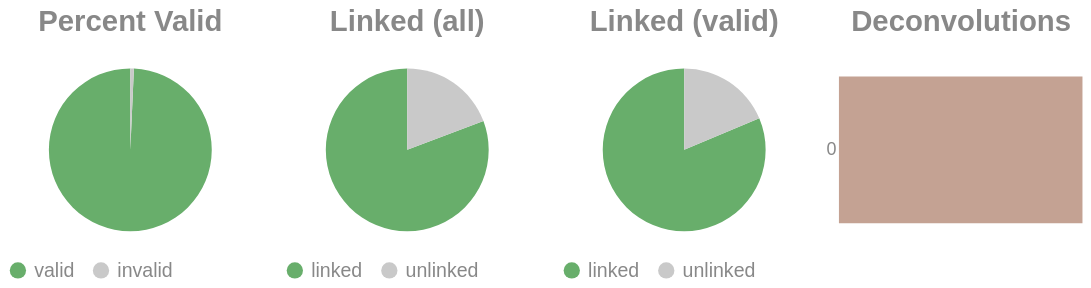

Here is the notebook cell this chart was saved with:
### Code cell
if SKIPLR:
    pass
else:
    clash = Counter()
    for i in valids['molecule'].to_list():
        _mol = i.split("-")
        if len(_mol) == 1:
            clash.update('0')
        else:
            clash.update(_mol[-1])

    _d = {"deconvolutions": [], 'count': []}
    for k,v in clash.items():
        _d['deconvolutions'].append(k)
        _d['count'].append(v)

    tot_valid = valids['reads'].sum()
    mask = valids['reads'] >= 2
    n_linked_reads = valids.filter(mask)['reads'].sum()
    if n_linked_reads == 0:
        print_html("No linked molecules (>=2 reads) were detected; skipping linked-only distributions.")
        SKIPLR = True
    else:
        perc_valid = round(tot_valid / n_reads, 4)
        linked_perc_abs = round(n_linked_reads / n_reads, 4)
        linked_perc = round(n_linked_reads / tot_valid, 4)

    _valid = pl.DataFrame({"valids": ['valid', 'invalid'], "count": [tot_valid, n_reads - tot_valid]})
    _linked_abs = pl.DataFrame({"linked (absolute)": ['linked', 'unlinked'], "count": [n_linked_reads, n_reads - n_linked_reads]})
    _linked_rel = pl.DataFrame({"linked (valids)": ['linked', 'unlinked'], "count": [n_linked_reads, tot_valid - n_linked_reads]})

    (
        alt.hconcat(
            piechart(_valid, goodval = 'valid', title = "Percent Valid"),
            piechart(_linked_abs, goodval = "linked", title =  "Linked (all)"),
            piechart(_linked_rel, goodval = "linked", title =  "Linked (valid)"),
            convolutionbar(pl.DataFrame(_d), title = "Deconvolutions"),
            center = True,
            bounds = 'flush'
        )
        .resolve_scale(color='independent')
        .resolve_legend('independent')
        .properties(usermeta={'embedOptions': {"actions": False}})
    ).display()

### Figure 1 — Vega-Lite specification as saved in the notebook (floating-point values rounded to 4 significant figures)
{"width": "container", "height": 400, "config": {"title": {"anchor": "start", "dy": -15, "fontSize": 18, "color": "#888888", "subtitleColor": "#888888", "subtitleFontSize": 14}, "arc": {"fill": "#0072B2"}, "axis": {"domainColor": "#888888", "domainWidth": 0.5, "gridWidth": 0.2, "grid": false, "titleFontWeight": 400, "titleFontSize": 15, "labelFontSize": 11, "labelColor": "#888888", "tickColor": "#888888", "tickWidth": 0.2, "titleColor": "#888888"}, "axisBand": {"grid": false}, "axisX": {"grid": true, "tickSize": 10, "domainCap": "round"}, "axisY": {"domain": false, "grid": true, "tickSize": 0, "domainCap": "round"}, "background": "transparent", "header": {"labelFontSize": 15, "labelColor": "#888888", "titleFontSize": 15, "titleFontWeight": 600, "titleColor": "#888888"}, "legend": {"labelFont": "sans-serif", "labelFontSize": 12, "labelColor": "#888888", "symbolSize": 100, "symbolType": "circle", "titleFontSize": 12, "titlePadding": 10, "titleColor": "#888888", "title": null}, "range": {"category": ["#E69F00", "#56B4E9", "#009E73", "#F0E442", "#0072B2", "#D55E00", "#CC79A7", "#000000"], "diverging": ["#cfe8f3", "#a2d4ec", "#73bfe2", "#46abdb", "#1696d2", "#12719e"]}, "area": {"fill": "#0072B2", "fillOpacity": 0.7, "line": true, "strokeOpacity": 0.7}, "line": {"color": "#0072B2", "stroke": "#0072B2", "strokeWidth": 2}, "trail": {"color": "#0072B2", "stroke": "#0072B2", "strokeWidth": 0, "size": 1}, "point": {"filled": true, "fillOpacity": 1.0, "size": 95}, "text": {"color": "#888888", "fontSize": 11, "align": "right", "fontWeight": 400, "size": 11}, "bar": {"fill": "#0072B2", "stroke": null}, "view": {"stroke": null, "continuousWidth": 660, "continuousHeight": 400}}, "hconcat": [{"data": {"name": "data-841cb344d32c73dc8635f3f3082b05a5"}, "mark": {"type": "arc"}, "encoding": {"color": {"field": "valids", "legend": {"orient": "bottom", "title": null}, "scale": {"domain": ["valid", "invalid"], "range": ["#68ae6b", "#C9C9C9"]}, "title": "Valids", "type": "nominal"}, "theta": {"field": "count", "type": "quantitative"}, "tooltip": [{"field": "valids", "title": "Valids", "type": "ordinal"}, {"field": "percent", "format": ".2%", "title": "Percent", "type": "quantitative"}, {"field": "count", "title": "Count", "type": "quantitative"}]}, "height": 100, "title": {"text": "Percent Valid", "align": "center", "anchor": "middle"}, "transform": [{"calculate": "datum.count / 11240710", "as": "percent"}], "width": 150}, {"data": {"name": "data-f220a6e33e68695490b14f3a07c95eb7"}, "mark": {"type": "arc"}, "encoding": {"color": {"field": "linked (absolute)", "legend": {"orient": "bottom", "title": null}, "scale": {"domain": ["linked", "unlinked"], "range": ["#68ae6b", "#C9C9C9"]}, "title": "Linked (Absolute)", "type": "nominal"}, "theta": {"field": "count", "type": "quantitative"}, "tooltip": [{"field": "linked (absolute)", "title": "Linked (Absolute)", "type": "ordinal"}, {"field": "percent", "format": ".2%", "title": "Percent", "type": "quantitative"}, {"field": "count", "title": "Count", "type": "quantitative"}]}, "height": 100, "title": {"text": "Linked (all)", "align": "center", "anchor": "middle"}, "transform": [{"calculate": "datum.count / 11240710", "as": "percent"}], "width": 150}, {"data": {"name": "data-a45c50b7df7e2ac0c3a79d5394f925f4"}, "mark": {"type": "arc"}, "encoding": {"color": {"field": "linked (valids)", "legend": {"orient": "bottom", "title": null}, "scale": {"domain": ["linked", "unlinked"], "range": ["#68ae6b", "#C9C9C9"]}, "title": "Linked (Valids)", "type": "nominal"}, "theta": {"field": "count", "type": "quantitative"}, "tooltip": [{"field": "linked (valids)", "title": "Linked (Valids)", "type": "ordinal"}, {"field": "percent", "format": ".2%", "title": "Percent", "type": "quantitative"}, {"field": "count", "title": "Count", "type": "quantitative"}]}, "height": 100, "title": {"text": "Linked (valid)", "align": "center", "anchor": "middle"}, "transform": [{"calculate": "datum.count / 11161785", "as": "percent"}], "width": 150}, {"data": {"name": "data-f0c8cb4ecc66e87c10bb04773912e1be"}, "mark": {"type": "bar"}, "encoding": {"color": {"field": "deconvolutions", "legend": null, "scale": {"scheme": "lightgreyred"}, "type": "nominal"}, "tooltip": [{"field": "deconvolutions", "title": "Deconvolutions", "type": "ordinal"}, {"field": "percent", "format": ".2%", "title": "Percent", "type": "quantitative"}, {"field": "count", "title": "Count", "type": "quantitative"}], "x": {"axis": null, "field": "count", "type": "quantitative"}, "y": {"field": "deconvolutions", "sort": "ascending", "title": null, "type": "nominal"}}, "height": 100, "title": {"text": "Deconvolutions", "align": "center", "anchor": "middle"}, "transform": [{"calculate": "datum.count / 3986633", "as": "percent"}], "width": 150}], "bounds": "flush", "center": true, "resolve": {"legend": {"angle": "independent"}, "scale": {"color": "independent"}}, "usermeta": {"embedOptions": {"actions": false}}, "$schema": "https://vega.github.io/schema/vega-lite/v6.1.0.json", "datasets": {"data-841cb344d32c73dc8635f3f3082b05a5": [{"valids": "valid", "count": 11161785}, {"valids": "invalid", "count": 78925}], "data-f220a6e33e68695490b14f3a07c95eb7": [{"linked (absolute)": "linked", "count": 9078209}, {"linked (absolute)": "unlinked", "count": 2162501}], "data-a45c50b7df7e2ac0c3a79d5394f925f4": [{"linked (valids)": "linked", "count": 9078209}, {"linked (valids)": "unlinked", "count": 2083576}], "data-f0c8cb4ecc66e87c10bb04773912e1be": [{"deconvolutions": "0", "count": 3986633}]}}
